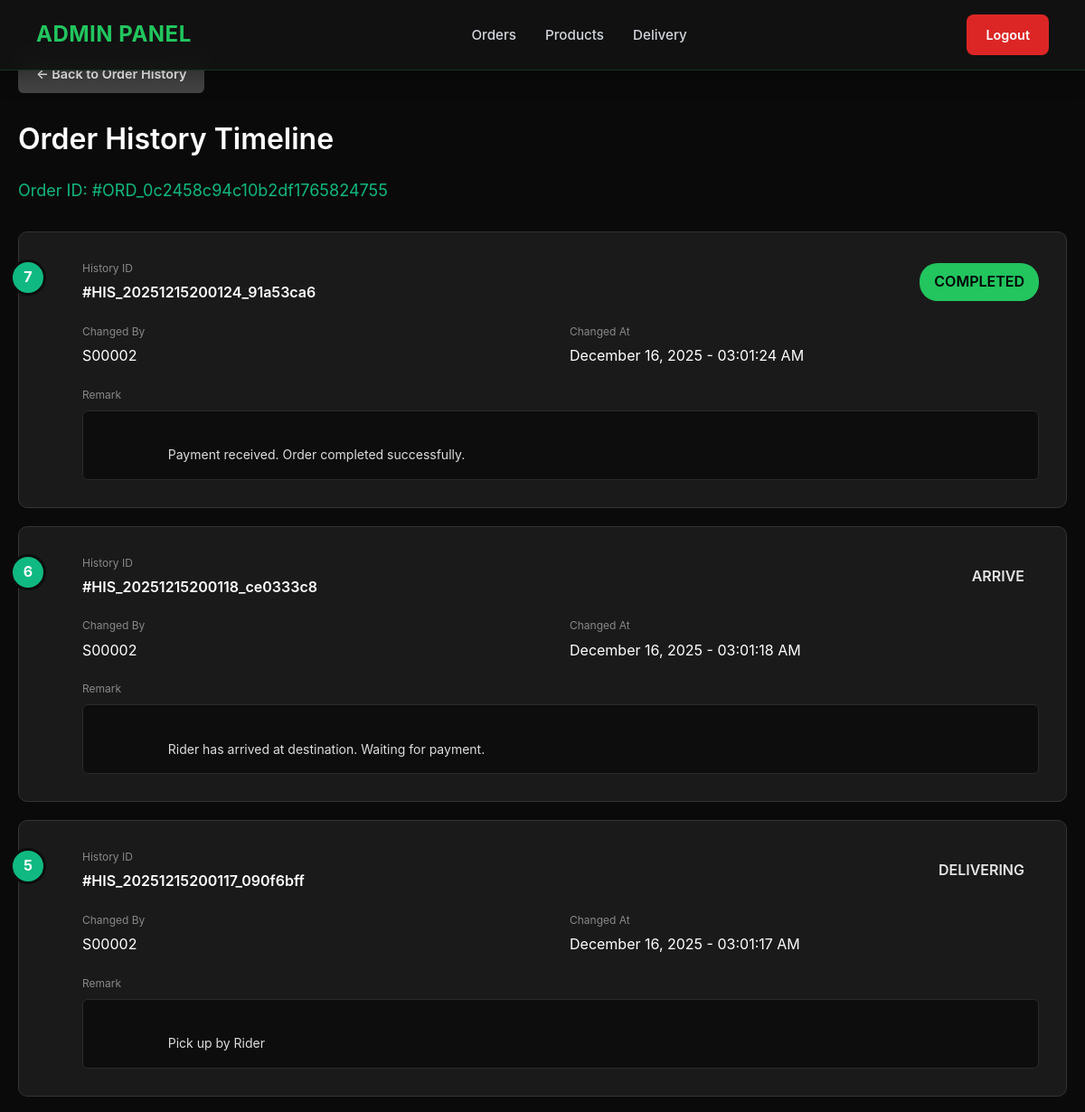
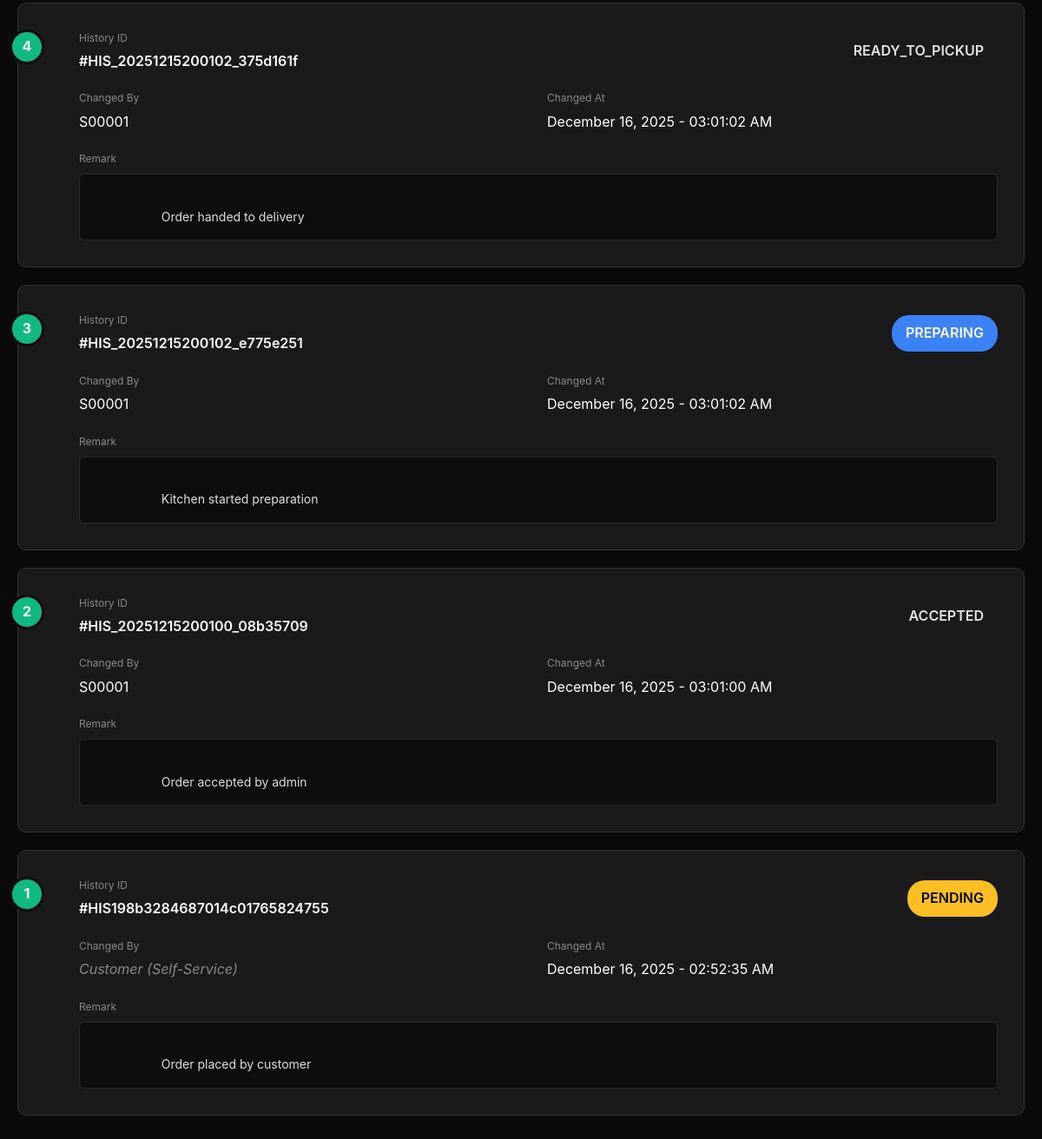
The page /admin_view_detail_history.php?id=ORD_0c2458c94c10b2df1765824755 (signed in) on the database its author committed (2 pictures, top to bottom).
### tables this page shows
CREATE TABLE `orderhistory` (
  `HistoryID` char(36) NOT NULL,
  `OrderID` char(36) NOT NULL,
  `status` varchar(30) NOT NULL,
  `changed_by_staff` char(36) DEFAULT NULL,
  `changed_at` datetime NOT NULL DEFAULT current_timestamp(),
  `remark` varchar(255) DEFAULT NULL
);

### admin_view_detail_history.php (the view, shortened to what this page needs)
<?php
include 'admin_header.php';
$orderID = isset($_GET['id']) ? trim($_GET['id']) : '';
$query = "SELECT HistoryID, OrderID, status, changed_by_staff, changed_at, remark
          FROM orderhistory
          WHERE OrderID = ?
          ORDER BY changed_at DESC";
$stmt = mysqli_prepare($conn, $query);
mysqli_stmt_bind_param($stmt, "s", $orderID);
mysqli_stmt_execute($stmt);
$result = mysqli_stmt_get_result($stmt);
$histories = [];
while ($row = mysqli_fetch_assoc($result)) {
    $histories[] = $row;
}
?>
<div class="admin-wrap" style="max-width: 1200px; margin: 40px auto; padding: 20px;">
    <div style="margin-bottom: 25px;">
        <a href="admin_order_history.php" class="admin-btn-sm" style="background: #444; display: inline-block; padding: 10px 20px; text-decoration: none; border-radius: 6px; color: #fff;">
            ← Back to Order History
        </a>
    </div>
    <h1 style="color: #fff; margin-bottom: 10px; font-size: 32px; font-weight: 600;">
        Order History Timeline
    </h1>
    <p style="color: #10b981; font-size: 18px; margin-bottom: 30px;">
        Order ID: #<?php echo htmlspecialchars($orderID); ?>
    </p>
    <?php foreach ($histories as $index => $history): ?>
    <div style="background: #1a1a1a; border-radius: 10px; padding: 30px; border: 1px solid #333; margin-bottom: 20px; position: relative;">
        <div style="position: absolute; left: -10px; top: 30px; background: #10b981; color: white; width: 40px; height: 40px; border-radius: 50%; display: flex; align-items: center; justify-content: center; font-weight: bold; font-size: 16px; border: 3px solid #0d0d0d;">
            <?php echo count($histories) - $index; ?>
        </div>
        <div style="padding-left: 40px;">
            <div style="display: flex; justify-content: space-between; align-items: center; margin-bottom: 20px; flex-wrap: wrap; gap: 15px;">
                <div>
                    <div style="color: #888; font-size: 12px; margin-bottom: 5px;">History ID</div>
                    <div style="color: #fff; font-size: 16px; font-weight: 600;">
                        #<?php echo htmlspecialchars($history['HistoryID']); ?>
                    </div>
                </div>
                <div>
                    <?php
                    $status = strtolower($history['status']);
                    $statusClass = 'status ';
                    if ($status === 'pending') {
                        $statusClass .= 'pending';
                    } elseif ($status === 'processing' || $status === 'preparing') {
                        $statusClass .= 'preparing';
                    } elseif ($status === 'completed') {
                        $statusClass .= 'completed';
                    } elseif ($status === 'cancelled') {
                        $statusClass .= 'cancelled';
                    }
                    ?>
                    <span class="<?php echo $statusClass; ?>" style="font-size: 16px; padding: 8px 16px; display: inline-block;">
                        <?php echo strtoupper(htmlspecialchars($history['status'])); ?>
                    </span>
                </div>
            </div>
            <div style="display: grid; grid-template-columns: repeat(auto-fit, minmax(250px, 1fr)); gap: 20px; margin-bottom: 20px;">
            <div>
                    <div style="color: #888; font-size: 12px; margin-bottom: 5px;">Changed By</div>
                    <div style="color: #fff; font-size: 16px;">
                        <?php
                        if (empty($history['changed_by_staff']) || is_null($history['changed_by_staff'])) {
                            echo '<span style="color: #888; font-style: italic;">Customer (Self-Service)</span>';
                        } else {
                            echo htmlspecialchars($history['changed_by_staff']);
                        }
                        ?>
                    </div>
                </div>
                <div>
                    <div style="color: #888; font-size: 12px; margin-bottom: 5px;">Changed At</div>
                    <div style="color: #fff; font-size: 16px;">
                        <?php echo date('F d, Y - h:i:s A', strtotime($history['changed_at'])); ?>
                    </div>
                </div>
            </div>
            <?php if (!empty($history['remark']) && !is_null($history['remark'])): ?>
            <div>
                <div style="color: #888; font-size: 12px; margin-bottom: 8px;">Remark</div>
                <div style="color: #ddd; font-size: 14px; line-height: 1.6; white-space: pre-wrap; word-wrap: break-word; background: #0d0d0d; padding: 15px; border-radius: 6px; border: 1px solid #2a2a2a;">
                    <?php echo nl2br(htmlspecialchars($history['remark'])); ?>
                </div>
            </div>
            <?php endif; ?>
        </div>
    </div>
    <?php endforeach; ?>
</div>
</body>
</html>

### admin_header.php (style rules this page uses)
* { box-sizing: border-box; }
body { margin: 0; font-family: -apple-system, BlinkMacSystemFont, "Segoe UI", "Roboto", "Helvetica Neue", Arial, sans-serif; background: #0a0a0a; color: #e5e5e5; line-height: 1.6; }
.admin-wrap { max-width: 1200px; margin: 0 auto; padding: 100px 32px 60px; }
.admin-btn-sm { padding: 10px 18px; background: #22c55e; color: #000; border-radius: 8px; text-decoration: none; font-weight: 600; font-size: 0.9rem; transition: all 0.3s ease; display: inline-block; border: none; cursor: pointer; }
.status { padding: 6px 14px; border-radius: 20px; font-size: 0.85rem; font-weight: 600; text-transform: capitalize; display: inline-block; }
.status.pending { background: #fbbf24; color: #000; }
.status.preparing { background: #3b82f6; color: #fff; }
.status.completed { background: #22c55e; color: #000; }
h1, h2, h3 { color: #f3f4f6; font-weight: 700; }
h1 { font-size: 2rem; margin-bottom: 24px; }

### rows shown on the page
orderhistory: count($histories) - $index "7", HistoryID "HIS_20251215200124_91a53ca6", status "COMPLETED", changed_by_staff "S00002", changed_at "December 16, 2025 - 03:01:24 AM", remark "Payment received. Order completed successfully."
orderhistory: count($histories) - $index "6", HistoryID "HIS_20251215200118_ce0333c8", status "ARRIVE", changed_by_staff "S00002", changed_at "December 16, 2025 - 03:01:18 AM", remark "Rider has arrived at destination. Waiting for payment."
orderhistory: count($histories) - $index "5", HistoryID "HIS_20251215200117_090f6bff", status "DELIVERING", changed_by_staff "S00002", changed_at "December 16, 2025 - 03:01:17 AM", remark "Pick up by Rider"
orderhistory: count($histories) - $index "4", HistoryID "HIS_20251215200102_375d161f", status "READY_TO_PICKUP", changed_by_staff "S00001", changed_at "December 16, 2025 - 03:01:02 AM", remark "Order handed to delivery"
orderhistory: count($histories) - $index "3", HistoryID "HIS_20251215200102_e775e251", status "PREPARING", changed_by_staff "S00001", changed_at "December 16, 2025 - 03:01:02 AM", remark "Kitchen started preparation"
orderhistory: count($histories) - $index "2", HistoryID "HIS_20251215200100_08b35709", status "ACCEPTED", changed_by_staff "S00001", changed_at "December 16, 2025 - 03:01:00 AM", remark "Order accepted by admin"
orderhistory: count($histories) - $index "1", HistoryID "HIS198b3284687014c01765824755", status "PENDING", shows "Customer (Self-Service)", changed_at "December 16, 2025 - 02:52:35 AM", remark "Order placed by customer"

### other values the page prints
$orderID "ORD_0c2458c94c10b2df1765824755"
